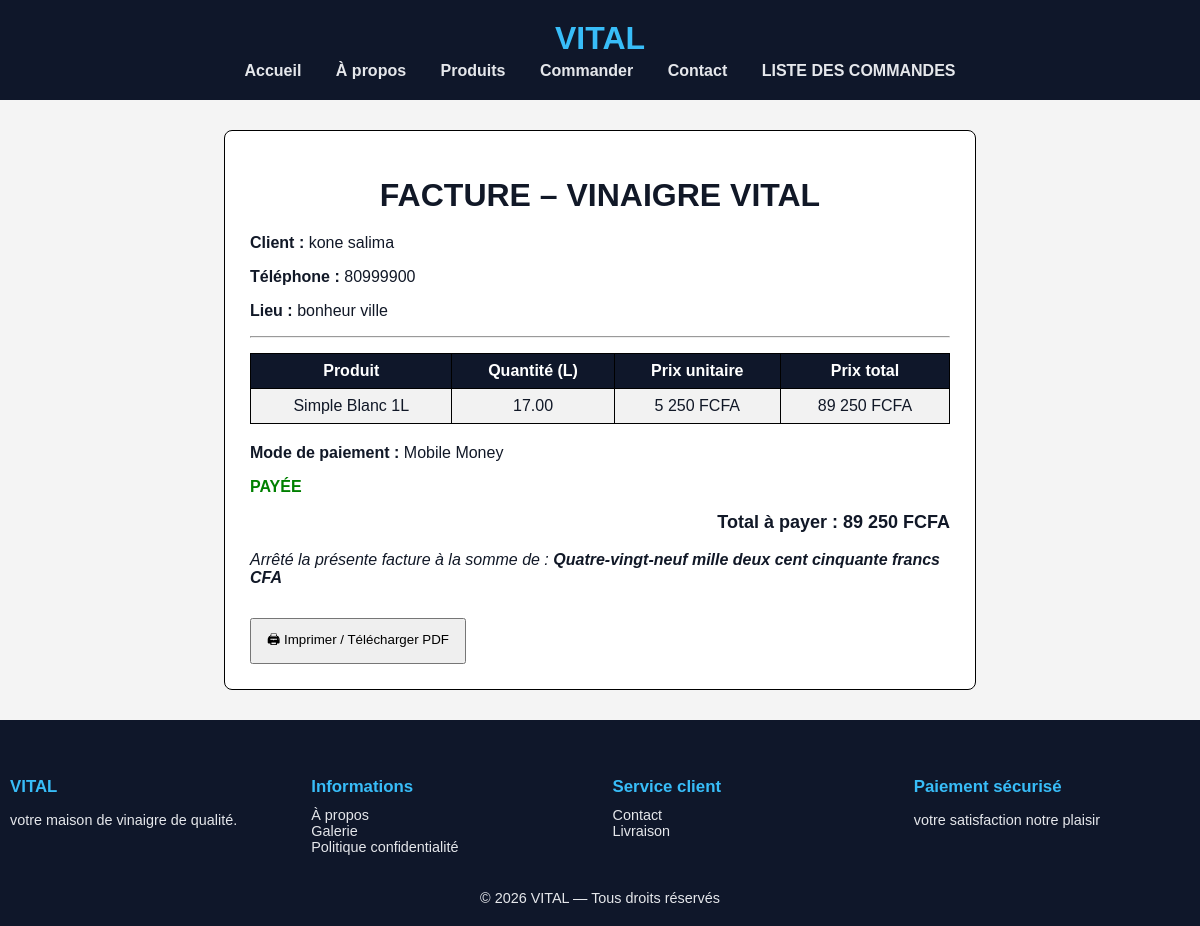
The app's page /facture.php?id=2 with its own data.
### tables this page shows
CREATE TABLE IF NOT EXISTS `livraisons` (
  `id` int NOT NULL AUTO_INCREMENT,
  `nom` varchar(100) NOT NULL,
  `prenom` varchar(100) NOT NULL,
  `telephone` varchar(20) NOT NULL,
  `lieu` varchar(255) NOT NULL,
  `libelle_produit` varchar(150) NOT NULL,
  `quantite` decimal(4,2) NOT NULL,
  `prix_unitaire` int NOT NULL,
  `prix_total` int NOT NULL,
  `statut` enum('NON PAYÉE','PAYÉE') DEFAULT 'NON PAYÉE',
  `mode_paiement` enum('Espèces','Mobile Money','Carte bancaire','Autre') DEFAULT 'Espèces',
  `date_commande` timestamp NULL DEFAULT CURRENT_TIMESTAMP,
  PRIMARY KEY (`id`)
);

### facture.php (the view, shortened to what this page needs)
<?php
include 'config.php';
$id = intval($_GET['id']);
$stmt = $pdo->prepare("SELECT * FROM livraisons WHERE id=?");
$stmt->execute([$id]);
$commande = $stmt->fetch(PDO::FETCH_ASSOC);
$fmt = new NumberFormatter("fr", NumberFormatter::SPELLOUT);
$total_lettres = ucfirst($fmt->format($commande['prix_total'])) . " francs CFA";
?>
<!DOCTYPE html>
<html lang="fr">
<head>
<link rel="stylesheet" href="style.css">
</head>
<body>
<?php include 'header.php'; ?>
<div class="facture">
    <h1>FACTURE – VINAIGRE VITAL</h1>
    <p><strong>Client :</strong> <?= $commande['nom'].' '.$commande['prenom'] ?></p>
    <p><strong>Téléphone :</strong> <?= $commande['telephone'] ?></p>
    <p><strong>Lieu :</strong> <?= $commande['lieu'] ?></p>
    <hr>
    <table class="table-facture">
        <tr>
            <th>Produit</th>
            <th>Quantité (L)</th>
            <th>Prix unitaire</th>
            <th>Prix total</th>
        </tr>
        <tr>
            <td><?= $commande['libelle_produit'] ?></td>
            <td><?= $commande['quantite'] ?></td>
            <td><?= number_format($commande['prix_unitaire'],0,","," ") ?> FCFA</td>
            <td><?= number_format($commande['prix_total'],0,","," ") ?> FCFA</td>
        </tr>
    </table>
    <p><strong>Mode de paiement :</strong> <?= $commande['mode_paiement'] ?></p>
    <p class="statut <?= $commande['statut']=='PAYÉE'?'paye':'non-paye' ?>">
        <?= $commande['statut'] ?>
    </p>
    <p class="total">
        Total à payer : <?= number_format($commande['prix_total'],0,","," ") ?> FCFA
    </p>
    <p class="total-lettres">
        Arrêté la présente facture à la somme de :
        <strong><?= $total_lettres ?></strong>
    </p>
    <button onclick="window.print()">🖨 Imprimer / Télécharger PDF</button>
</div>
<?php include 'pied_de_page.php'; ?>
</body>
</html>

### style.css (style rules this page uses)
body { font-family: Arial, sans-serif; margin:0; padding:0; background:#f9fafb; color:#111827; }
.table-commandes, .table-facture { width:100%; border-collapse:collapse; margin:20px 0; }
.table-commandes th, .table-commandes td, .table-facture th, .table-facture td { border:1px solid #ccc; padding:10px; }
.table-commandes th, .table-facture th { background:#0f172a; color:white; text-align:left; }
.table-commandes tr:nth-child(even), .table-facture tr:nth-child(even) { background:#f2f2f2; }
.paye { color:green; font-weight:bold; }
.facture { max-width:700px; margin:30px auto; padding:20px; border:1px solid #ccc; background:#fff; border-radius:8px; }
.facture h1, .facture h3 { text-align:center; }
.total { text-align:right; font-weight:bold; margin-top:15px; }
.total { font-size: 18px; font-weight: bold; margin-top: 15px; }
.total-lettres { margin-top: 10px; font-style: italic; }
body { font-family: Arial, sans-serif; background: #f4f4f4; }
.facture { max-width: 700px; margin: 30px auto; background: #fff; padding: 25px; border: 1px solid #000; }
h1 { text-align: center; margin-bottom: 20px; }
.table-facture { width: 100%; border-collapse: collapse; margin-top: 15px; }
.table-facture th, .table-facture td { border: 1px solid #000; padding: 8px; text-align: center; }
.total-lettres { margin-top: 8px; font-style: italic; }
.paye { color: green; font-weight: bold; }
button { margin-top: 15px; padding: 10px 15px; cursor: pointer; }
.facture { max-width:700px; margin:30px auto; background:#fff; padding:25px; border:1px solid #000; }
h1 { text-align:center; margin-bottom:20px; }
.table-facture { width:100%; border-collapse:collapse; margin-top:15px; }
.table-facture th, .table-facture td { border:1px solid #000; padding:8px; text-align:center; }
.total { font-size:18px; font-weight:bold; margin-top:15px; }
.total-lettres { margin-top:8px; font-style:italic; }

### records on screen
livraisons: nom "kone", prenom "salima", telephone "80999900", lieu "bonheur ville", libelle_produit "Simple Blanc 1L", quantite "17.00", prix_unitaire "5 250", prix_total "89 250", mode_paiement "Mobile Money", statut "PAYÉE", prix_total "Quatre-vingt-neuf mille deux cent cinquante francs CFA"
